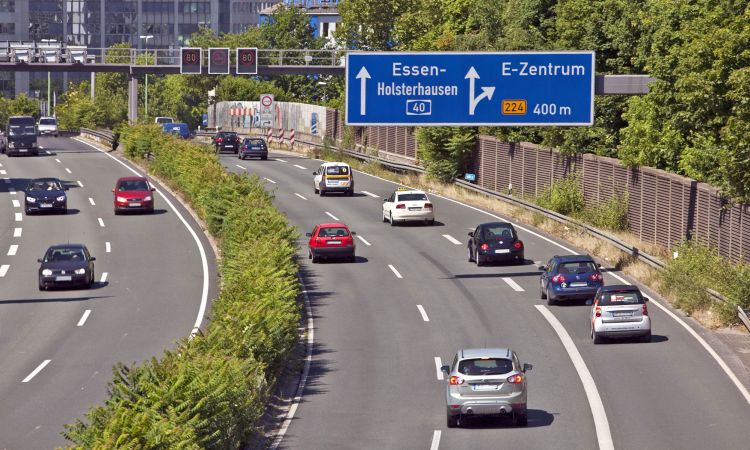
#> input picture pythonProject/data/autobahn.jpg, 750 x 450 px
$ python SobolFilterEdgeDetection.py
#> lines starting #> are read from the running program, lines starting #| are printed output that depends on the picture
import cv2
import numpy as np
from matplotlib import pyplot as plt
plt.rcParams['figure.figsize'] = [15, 10]

img = cv2.imread('data/autobahn.jpg')
#> img is the input picture: shape (450, 750, 3); mean B, G, R 106.5, 117.1, 121.6
img = cv2.cvtColor(img, cv2.COLOR_BGR2RGB)
plt.imshow(img)
plt.show()

# Prepare gray scale image
gray = cv2.cvtColor(img, cv2.COLOR_RGB2GRAY)  # РГБ в серый цвет
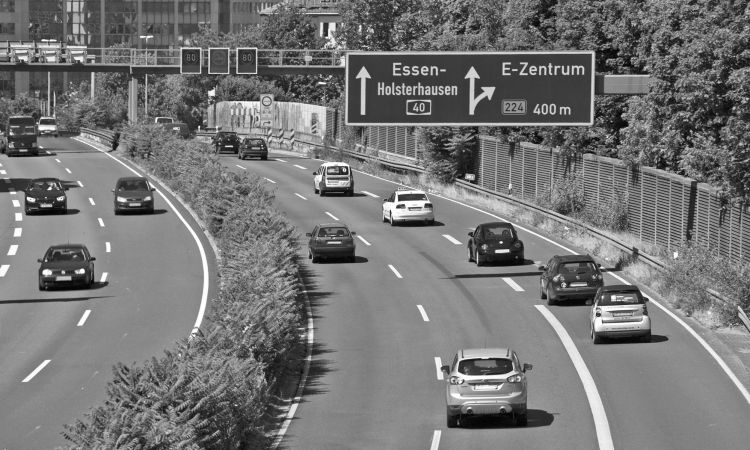
#> gray: shape (450, 750); min 0, max 255, mean 117.3
gray = gray/255 # Нормализируем наши значения

#Sobel Edge Detector
#Sobel edge detector is a symmetric rgadient filter with weighted averaging. It is one of the most popular and effective gradient filters.

grad_x = cv2.Sobel(gray, ddepth=-1, dx=1, dy=0)  # Получаем градиент по х. dx=1
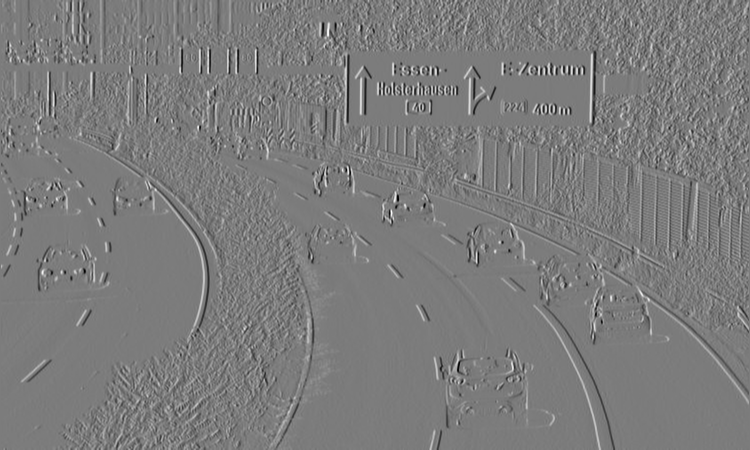
#> grad_x: shape (450, 750) float64; min -3.09, max 3.25, mean -0.000875; drawn with min black and max white
grad_y = cv2.Sobel(gray, ddepth=-1, dx=0, dy=1)  # Получаем градиент по y. dy=1
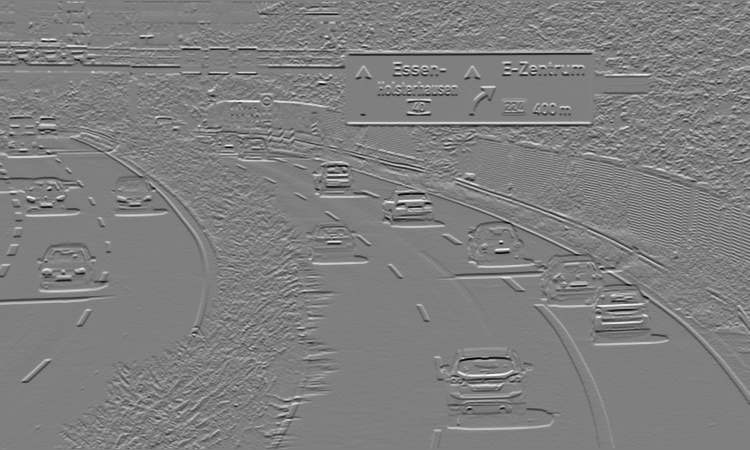
#> grad_y: shape (450, 750) float64; min -3.38, max 3.38, mean 0.00142; drawn with min black and max white

print(gray.shape, grad_x.shape, grad_y.shape)  # Видим что этоодинаковые по размерам картинки
#| (450, 750) (450, 750) (450, 750)

# Compute magnitude
sobel = np.sqrt(grad_x**2 + grad_y**2)  # Это формула Собеля, для объединения двух градиентов по горизонтали и вертикали в один единный градиент
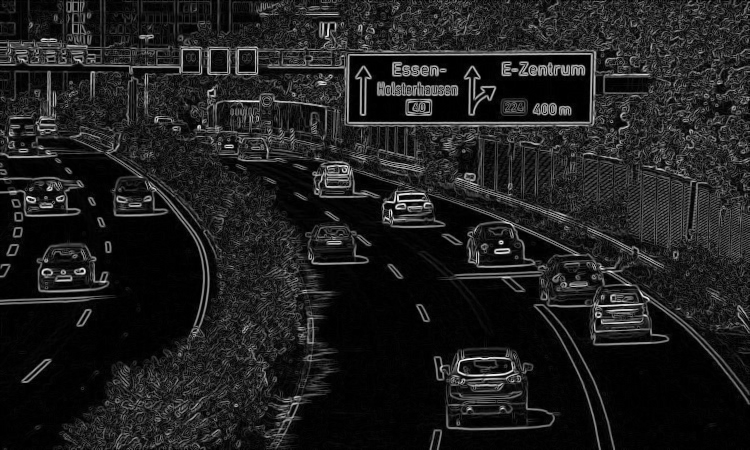
#> sobel: shape (450, 750) float64; min 0, max 3.4, mean 0.418; drawn with min black and max white
sobel = sobel/np.max(sobel)  # Нормализируем наши значения. Диапазон 0...1

plt.imshow(sobel, cmap='gray')
plt.show()

$ run again, with pythonProject/data/12.jpg copied over pythonProject/data/autobahn.jpg
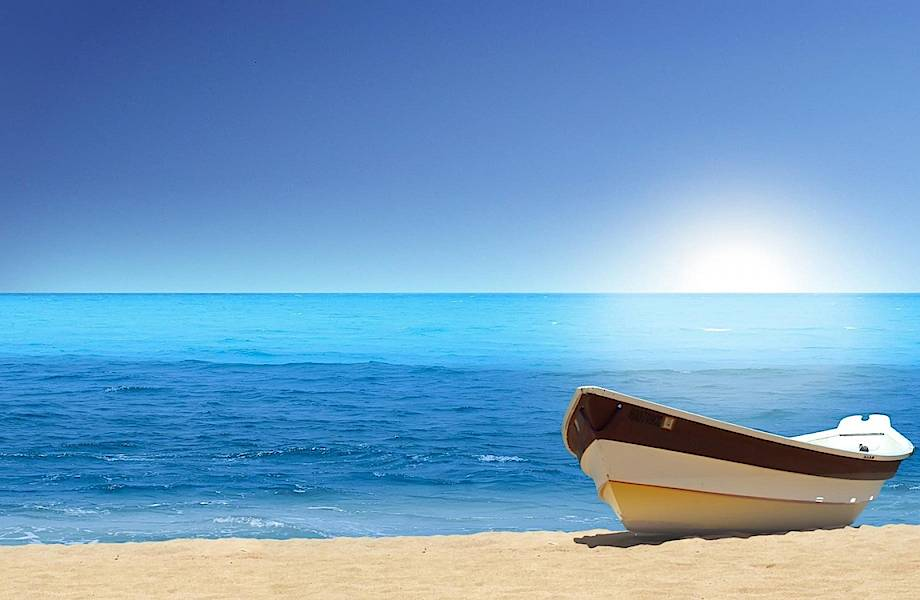
#> input picture pythonProject/data/12.jpg, 920 x 600 px
#> img is the input picture: shape (600, 920, 3); mean B, G, R 195.8, 158.3, 114.5
#> `grad_y = cv2.Sobel(gray, ddepth=-1, dx=0, dy=1)`:
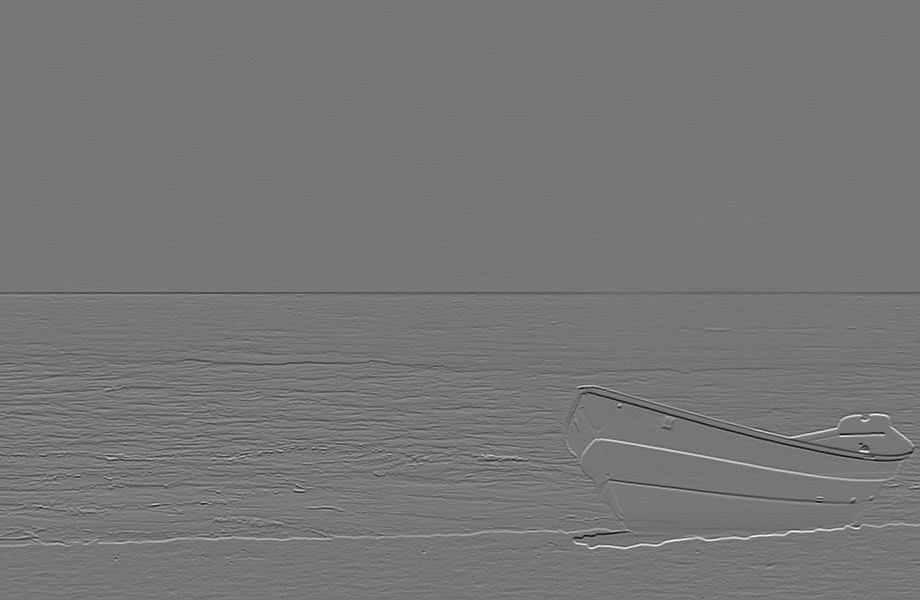
#> grad_y: shape (600, 920) float64; min -3.29, max 3.77, mean 0.00561; drawn with min black and max white
#| (600, 920) (600, 920) (600, 920)
#> `sobel = np.sqrt(grad_x**2 + grad_y**2)`:
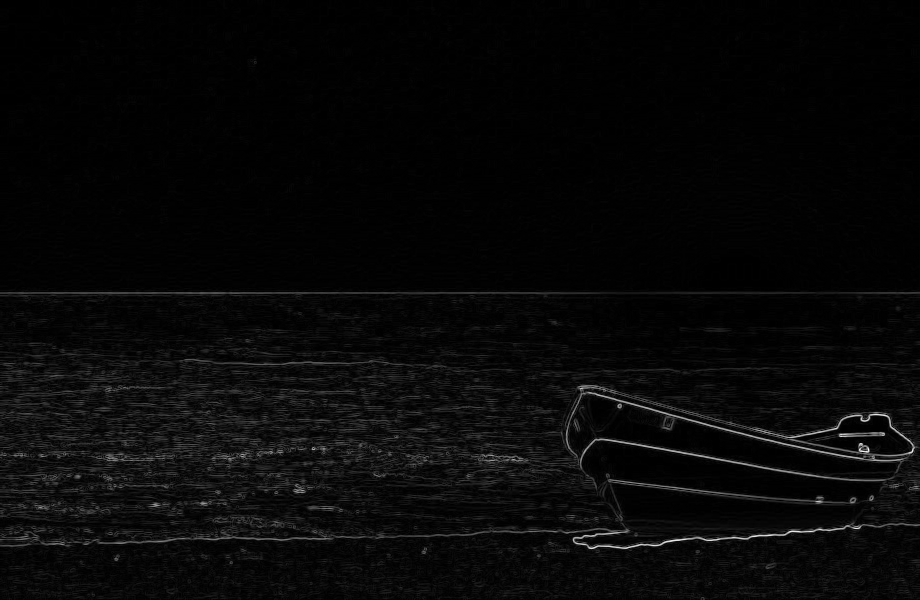
#> sobel: shape (600, 920) float64; min 0, max 3.9, mean 0.124; drawn with min black and max white

$ run again, with pythonProject/data/14.jpg copied over pythonProject/data/autobahn.jpg
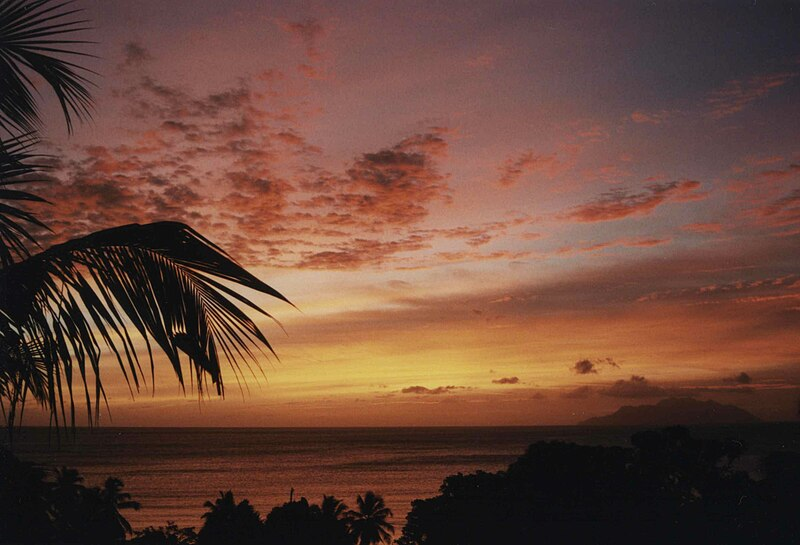
#> input picture pythonProject/data/14.jpg, 800 x 545 px
#> img is the input picture: shape (545, 800, 3); mean B, G, R 57.8, 70.6, 104.9
#> `grad_y = cv2.Sobel(gray, ddepth=-1, dx=0, dy=1)`:
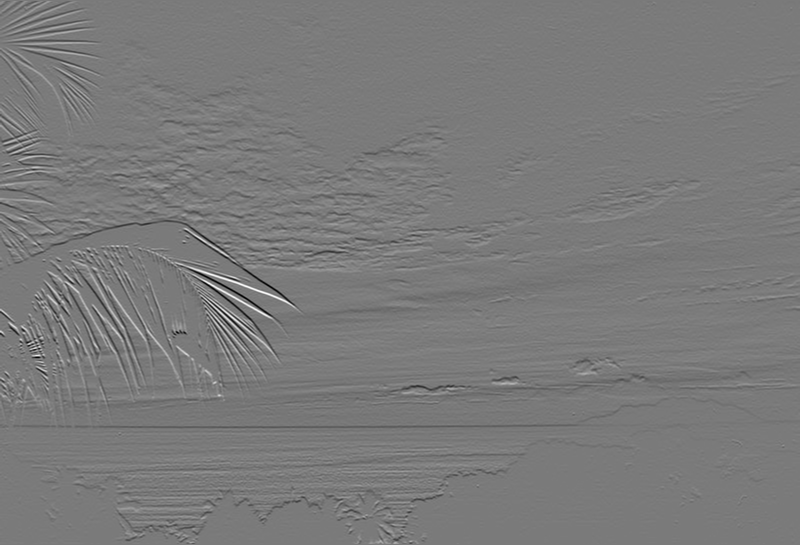
#> grad_y: shape (545, 800) float64; min -2.5, max 2.69, mean -0.0028; drawn with min black and max white
#| (545, 800) (545, 800) (545, 800)
#> `sobel = np.sqrt(grad_x**2 + grad_y**2)`:
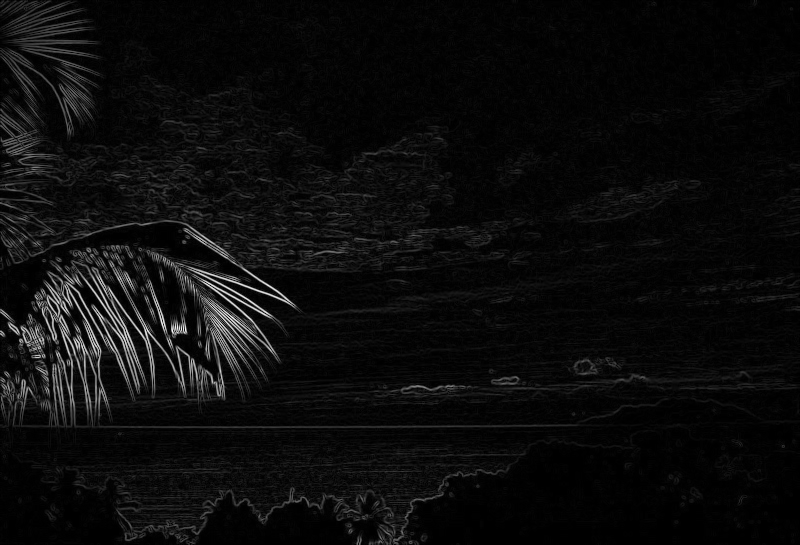
#> sobel: shape (545, 800) float64; min 0, max 3.09, mean 0.149; drawn with min black and max white
